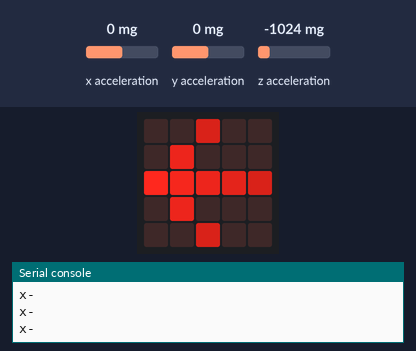
Simulated run of this program. Board: BBC micro:bit running MicroPython. On the bench: the board's 5×5 LED display, the last lines printed to the serial console. The test bench sets the inputs (shaded band); at power-on: y acceleration 0 mg, x acceleration 0 mg, z acceleration -1024 mg.

Above: at 1.2 s.
1.3 s: y acceleration set to -1440 mg
At 2.3 s:
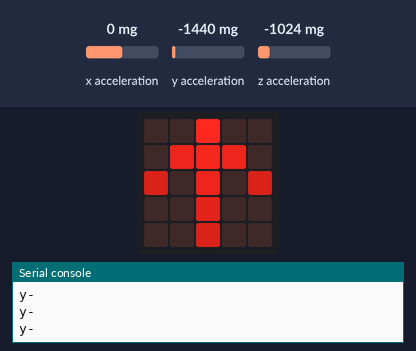
2.8 s: x acceleration set to 1440 mg
At 3.8 s:
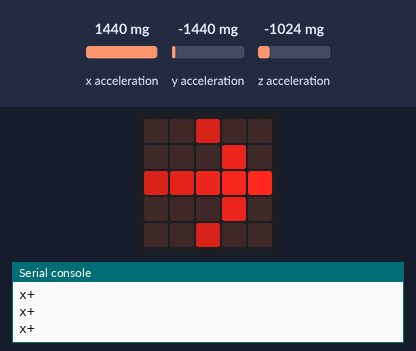
4.3 s: x acceleration set to -1440 mg
At 4.8 s:
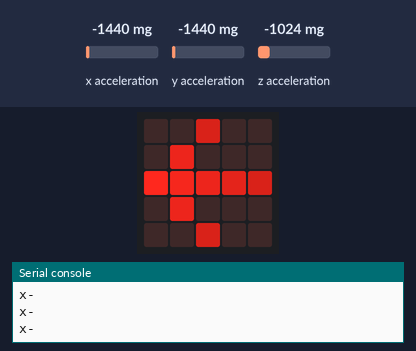
5.8 s: x acceleration set to -750 mg
At 6.3 s:
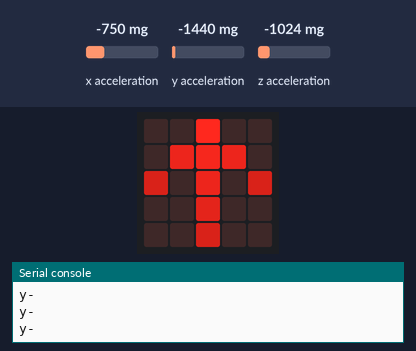
7.3 s: y acceleration set to 1440 mg
At 8.5 s:
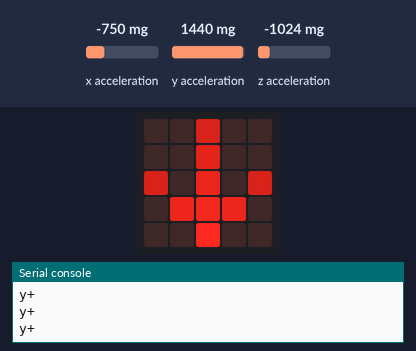
Timing chart, 0 to 9.8 s (numbered marks = the images above; inputs shaded):
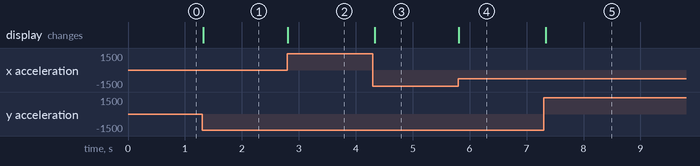

The program:

cartesian.py
```python
# Imports go at the top
from microbit import *

i1 = Image('00500:'
           '07000:'
           '98765:'
           '07000:'
           '00500')

i2 = Image('00500:'
           '00070:'
           '56789:'
           '00070:'
           '00500')

i3 = Image('00900:'
           '07870:'
           '50705:'
           '00600:'
           '00500')

i4 = Image('00500:'
           '00600:'
           '50705:'
           '07870:'
           '00900')

def direction(sorted_keys):
    if sorted_keys[0] == 'z':
        key = sorted_keys[1]
    else:
        key = sorted_keys[0]
    if xyz[key] > 0:
        d = "{}+".format(key)
    else:
        d = "{}-".format(key)
    return d

while True:
    xyz = {
        'x': accelerometer.get_x(),
        'y': accelerometer.get_y(),
        'z': accelerometer.get_z(),
    }
    sorted_keys = sorted(xyz, key=lambda k: abs(xyz[k]), reverse=True)
    d = direction(sorted_keys)
    print(d)
    if d == 'x+': display.show(i2)
    if d == 'x-': display.show(i1)
    if d == 'y+': display.show(i4)
    if d == 'y-': display.show(i3)
    sleep(50)
```

Measured:
- after the input at 1.3 s, the display: changes at once (image 1)
- after the input at 2.8 s, the display: changes at once (image 2)
- after the input at 4.3 s, the display: changes at once (image 3)
- after the input at 5.8 s, the display: changes at once (image 4)
- after the input at 7.3 s, the display: changes at once (image 5)
